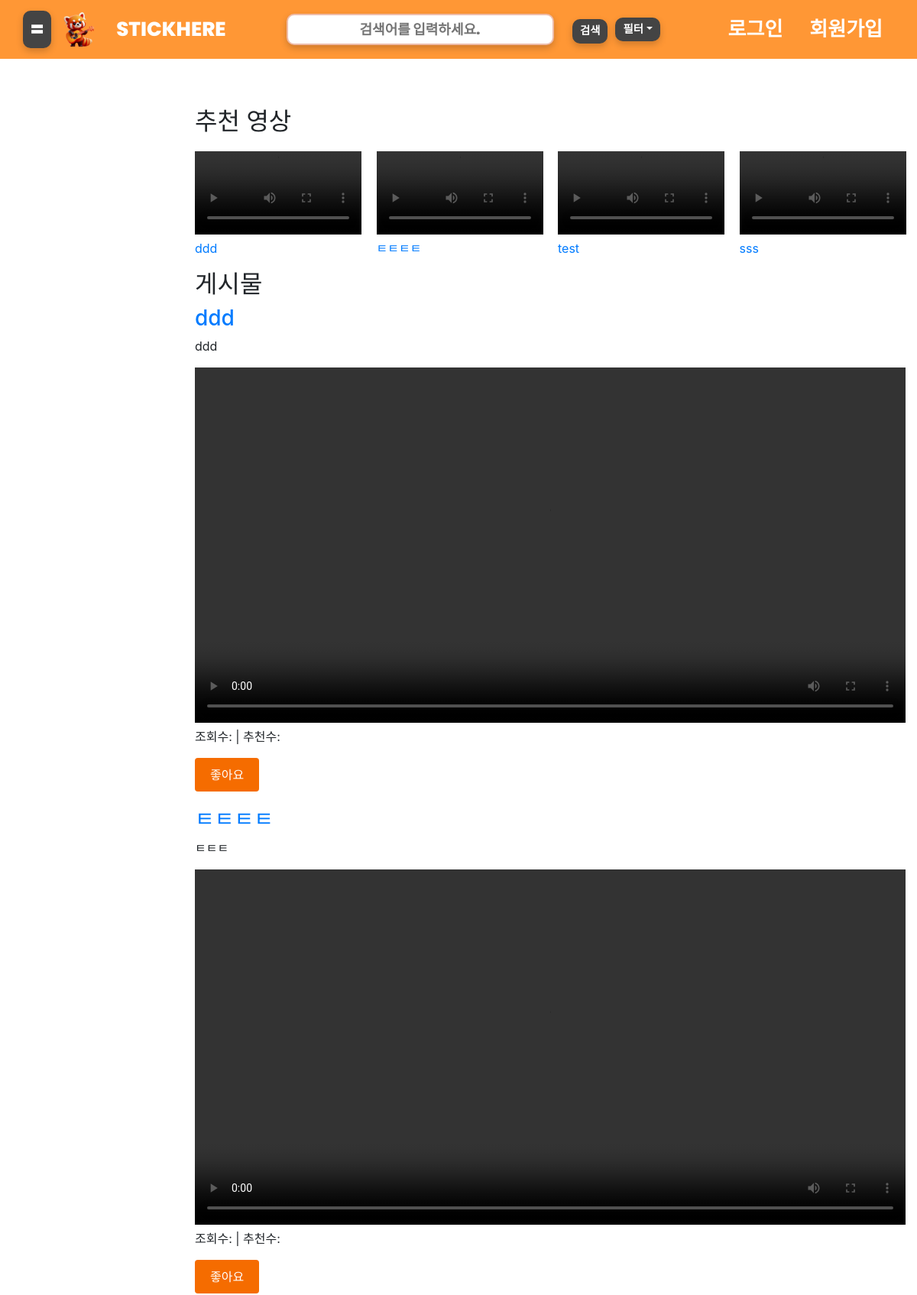
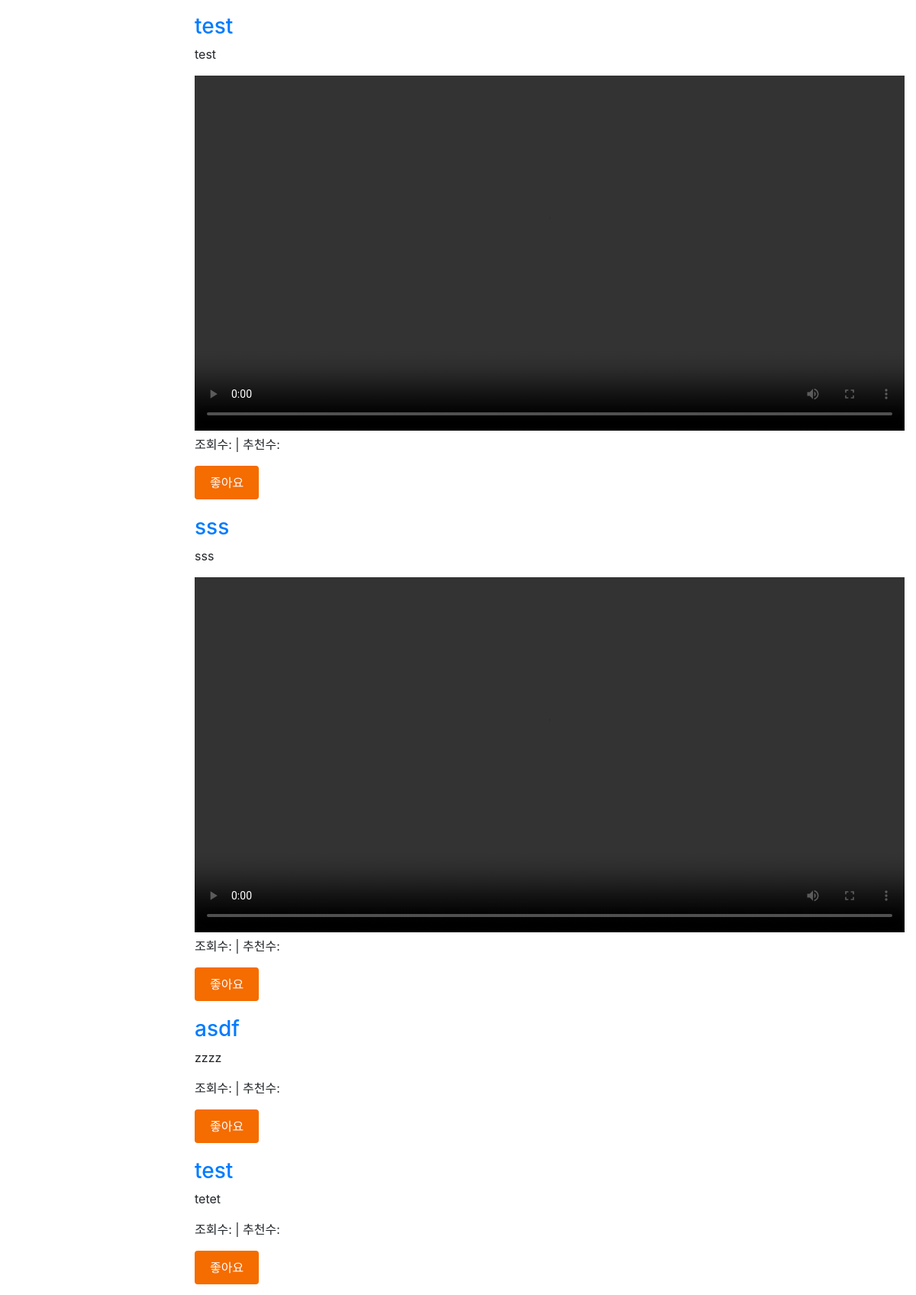
The page / (upper part) on the database its author committed (2 pictures, top to bottom).
### account/models.py (models this page shows, shortened)
class ShortMovieBoard(models.Model):
    user = models.ForeignKey(User, on_delete=models.CASCADE)
    title = models.CharField('제목', max_length=100)
    content = models.TextField()
    video = models.FileField(upload_to='videos/', blank=True, null=True)
    create_at = models.DateTimeField(auto_now_add=True)
    update_at = models.DateTimeField(auto_now=True)
    lat = models.FloatField(verbose_name='위도',  default=33.450701)
    lnt = models.FloatField(verbose_name='경도',  default=126.570667)

class TextBoard(models.Model):
    user = models.ForeignKey(User, on_delete=models.CASCADE)
    title = models.CharField('제목', max_length=100)
    content = models.TextField()
    create_at = models.DateTimeField(auto_now_add=True)
    update_at = models.DateTimeField(auto_now=True)
    lat = models.FloatField(verbose_name='위도', max_length=10, default=33.450701)
    lnt = models.FloatField(verbose_name='경도', max_length=10, default=126.570667)
    hobby_category = models.ForeignKey(HobbyCategory, on_delete=models.CASCADE)

### account/views.py (the view)
# urls.py: path('',view=index, name='main'),
def index(request):
    shorts = ShortMovieBoard.objects.all()
    texts = TextBoard.objects.all()
    content = {
        'shorts':shorts,
        'texts':texts
    }
    return render(request,'index.html',content)

### account/templates/index.html (shortened to what this page needs)
{% extends "base.html" %}
{% block content %}
<main class="container">
    <section id="videos">
        <h2>추천 영상</h2>
        <div class="video-container">
            {% for video in shorts %}
                <div class="video-item">
                    <video controls width="350" height="500">
                        <source src="{{video.video.url}}" type="video/mp4">
                    </video>
                    <p><a href="{% url 'shorts_board_detail' video.pk%}">{{ video.title }}</a></p>
                </div>
            {% endfor %}
        </div>
    </section>
    <section id="posts">
        <h2>게시물</h2>
        {% for video in shorts %}
        <article class="post-item" style="width: 100%;">
            <h3><a href="{% url 'shorts_board_detail' video.pk%}">{{ video.title }}</a></h3>
            <p>{{ video.content }}</p>
            {% if video.video %}
                <video controls width="320" class="post-video">
                    <source src="{{video.video.url}}" type="video/mp4">
                </video>
            {% endif %}
            <p>조회수: {{ post.views }} | 추천수: <span id="likes-{{ post.id }}">{{ post.likes }}</span></p>
            <button id="like-button-{{ post.id }}" onclick="likePost('{{ post.id }}')" class="btn btn-primary">좋아요</button>
        </article>
    {% endfor %}
        {% for text in texts %}
            <article class="post-item" style="width: 100%;">
                <h3><a href="{% url 'text_detail' text.pk%}">{{ text.title }}</a></h3>
                {% if text.content %}
                    <p>{{text.content}}</p>
                {% endif %}
                <p>조회수: {{ post.views }} | 추천수: <span id="likes-{{ post.id }}">{{ post.likes }}</span></p>
                <button id="like-button-{{ post.id }}" onclick="likePost('{{ post.id }}')" class="btn btn-primary">좋아요</button>
            </article>
        {% endfor %}
    </section>
</main>
{% endblock %}

### account/static/css/style.css (style rules this page uses)
body { margin: 0; padding: 0; box-sizing: border-box; font-family: Arial, sans-serif; }
.container { padding: 20px; border-radius: 10px; }
.btn { padding: 10px 20px; background-color: #f56c00; border: none; color: white; cursor: pointer; border-radius: 10px; }

### account/templates/index.html (style rules this page uses)
.video-container { display: flex; flex-wrap: wrap; gap: 20px; margin-top: 20px; }
.video-item { flex: 1; max-width: 45%; box-sizing: border-box; }
.post-item { margin-bottom: 20px; }
video { width: 100%; height: auto; }
.btn { padding: 10px 20px; background-color: #f56c00; border: none; color: white; cursor: pointer; text-align: center; text-decoration: none; }
.btn-primary { background-color: #f56c00; }

### rows shown on the page
ShortMovieBoard: title "ddd", content "ddd"
ShortMovieBoard: title "ㅌㅌㅌㅌ", content "ㅌㅌㅌ"
ShortMovieBoard: title "test", content "test"
ShortMovieBoard: title "sss", content "sss"
TextBoard: title "asdf", content "zzzz"
TextBoard: title "test", content "tetet"
